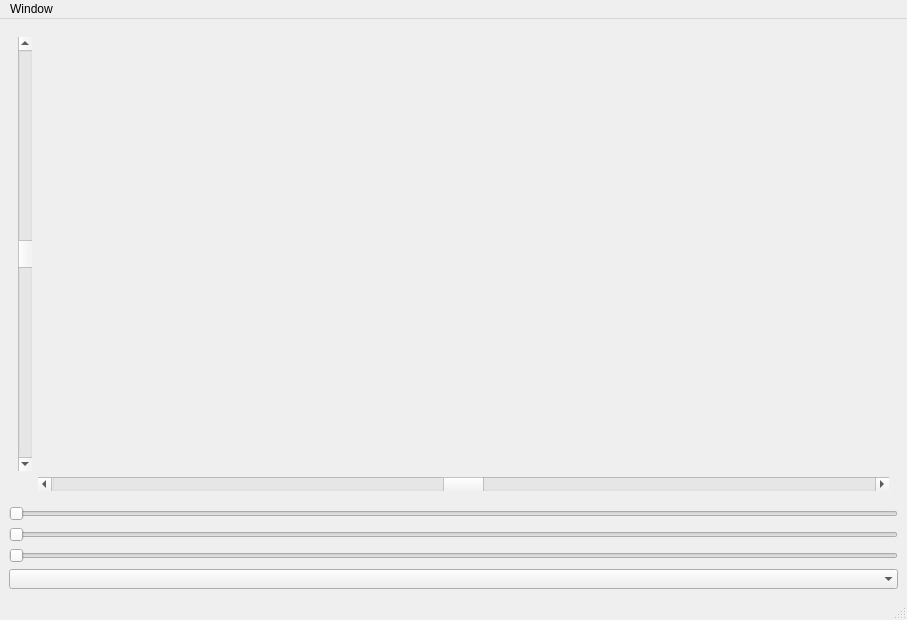
<?xml version="1.0" encoding="UTF-8"?>
<ui version="4.0">
 <class>EnVision_cubeUI</class>
 <widget class="QMainWindow" name="EnVision_cubeUI">
  <property name="geometry">
   <rect>
    <x>0</x>
    <y>0</y>
    <width>907</width>
    <height>620</height>
   </rect>
  </property>
  <property name="mouseTracking">
   <bool>true</bool>
  </property>
  <property name="focusPolicy">
   <enum>Qt::WheelFocus</enum>
  </property>
  <property name="windowTitle">
   <string>Cube</string>
  </property>
  <widget class="QWidget" name="centralwidget">
   <layout class="QGridLayout" name="gridLayout">
    <item row="0" column="1">
     <widget class="QTabWidget" name="tabWidget">
      <property name="tabPosition">
       <enum>QTabWidget::South</enum>
      </property>
      <property name="currentIndex">
       <number>0</number>
      </property>
      <property name="documentMode">
       <bool>true</bool>
      </property>
      <property name="tabsClosable">
       <bool>false</bool>
      </property>
      <property name="tabBarAutoHide">
       <bool>true</bool>
      </property>
      <widget class="QWidget" name="tab_cube">
       <attribute name="title">
        <string>1</string>
       </attribute>
       <layout class="QGridLayout" name="gridLayout_2">
        <item row="0" column="1">
         <layout class="QGridLayout" name="cube"/>
        </item>
        <item row="1" column="1">
         <widget class="QScrollBar" name="hScrollBar">
          <property name="minimum">
           <number>-99</number>
          </property>
          <property name="orientation">
           <enum>Qt::Horizontal</enum>
          </property>
         </widget>
        </item>
        <item row="0" column="0">
         <widget class="QScrollBar" name="vScrollBar">
          <property name="minimum">
           <number>-99</number>
          </property>
          <property name="maximum">
           <number>99</number>
          </property>
          <property name="orientation">
           <enum>Qt::Vertical</enum>
          </property>
          <property name="invertedAppearance">
           <bool>true</bool>
          </property>
         </widget>
        </item>
       </layout>
      </widget>
     </widget>
    </item>
    <item row="3" column="1">
     <widget class="QSlider" name="hSlider_z">
      <property name="orientation">
       <enum>Qt::Horizontal</enum>
      </property>
     </widget>
    </item>
    <item row="2" column="1">
     <widget class="QSlider" name="hSlider_y">
      <property name="orientation">
       <enum>Qt::Horizontal</enum>
      </property>
     </widget>
    </item>
    <item row="1" column="1">
     <widget class="QSlider" name="hSlider_x">
      <property name="orientation">
       <enum>Qt::Horizontal</enum>
      </property>
     </widget>
    </item>
    <item row="4" column="1">
     <widget class="QComboBox" name="comboBox_face">
      <property name="currentText">
       <string/>
      </property>
      <property name="maxCount">
       <number>25</number>
      </property>
      <property name="frame">
       <bool>false</bool>
      </property>
     </widget>
    </item>
   </layout>
  </widget>
  <widget class="QMenuBar" name="menubar">
   <property name="geometry">
    <rect>
     <x>0</x>
     <y>0</y>
     <width>907</width>
     <height>21</height>
    </rect>
   </property>
   <widget class="QMenu" name="menuWindow">
    <property name="title">
     <string>Window</string>
    </property>
    <addaction name="actionAttach"/>
    <addaction name="actionDetach"/>
   </widget>
   <addaction name="menuWindow"/>
  </widget>
  <widget class="QStatusBar" name="statusbar"/>
  <action name="actionAttach">
   <property name="text">
    <string>Attach</string>
   </property>
  </action>
  <action name="actionDetach">
   <property name="text">
    <string>Detach</string>
   </property>
  </action>
 </widget>
 <resources>
  <include location="../Resources/textures.qrc"/>
  <include location="../Resources/shaders.qrc"/>
 </resources>
 <connections/>
</ui>
